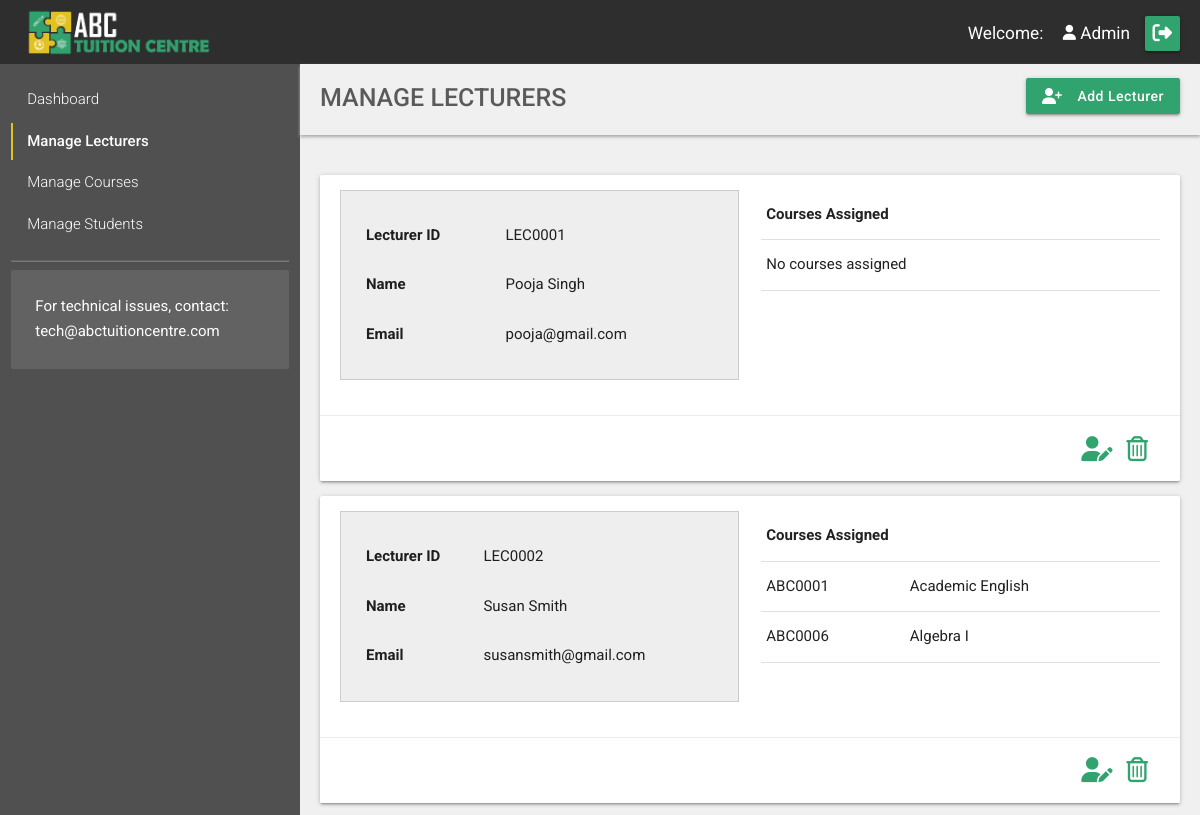
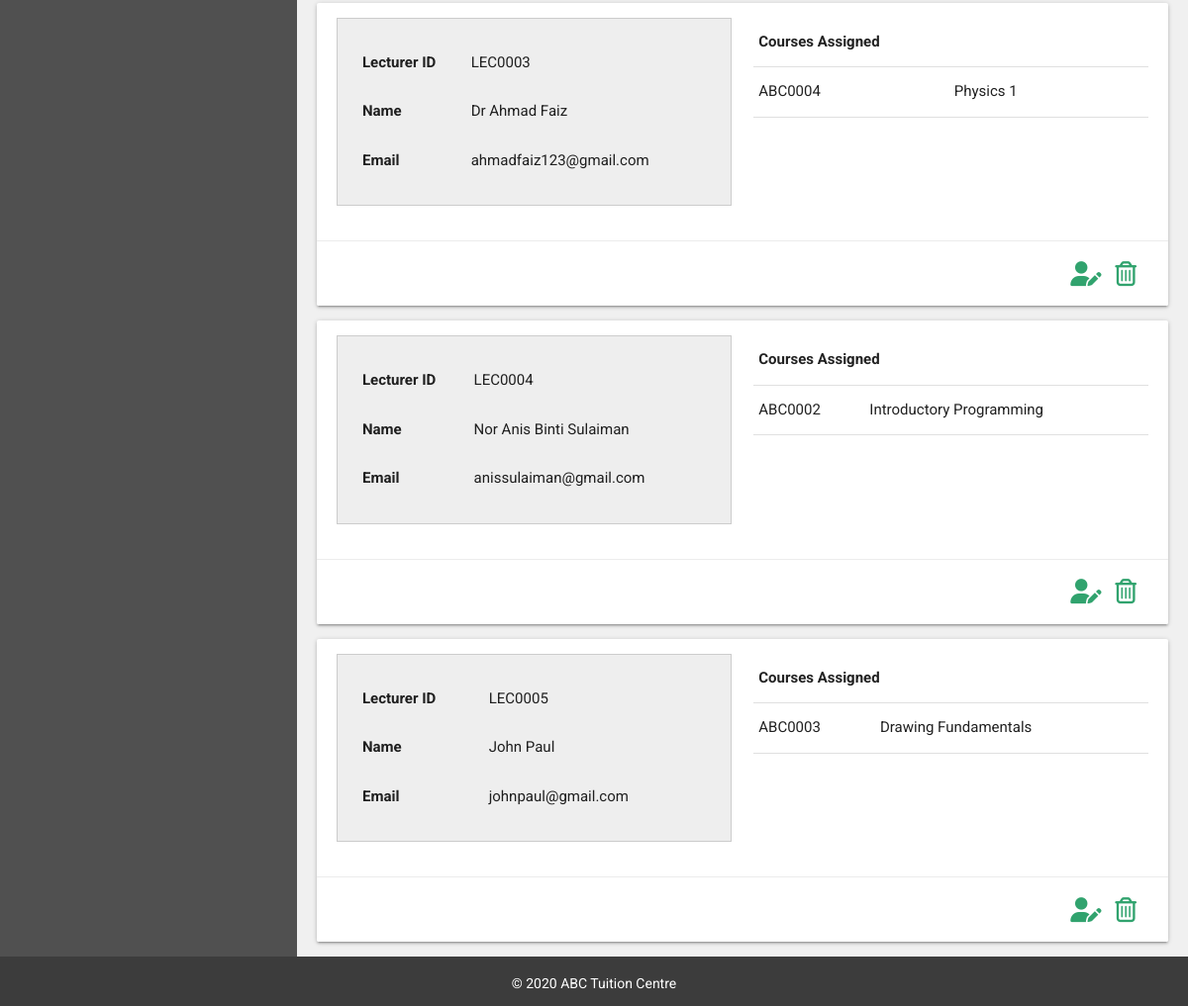
The app's page /ABC_Tuition_Center/managelecturers.php (signed in) with its own data (2 pictures, top to bottom).
### tables this page shows
CREATE TABLE `lecturer` (
  `lecID` char(7) NOT NULL,
  `lecName` varchar(75) NOT NULL,
  `lecPassword` varchar(75) NOT NULL,
  `lecEmail` varchar(75) NOT NULL,
  `usertype` varchar(8) NOT NULL
);

CREATE TABLE `course` (
  `cID` char(7) NOT NULL,
  `cName` varchar(75) NOT NULL,
  `category` varchar(15) NOT NULL,
  `cDesc` text NOT NULL,
  `startDate` date NOT NULL,
  `endDate` date NOT NULL,
  `lecAssigned` char(7) NOT NULL
);

### ABC_Tuition_Center/managelecturers.php (the view, shortened to what this page needs)
<?php
include_once('header.php');
$result_lec = mysqli_query($dbconnect,"SELECT * FROM `lecturer`");
?>
<main class="row flex width-full margin-0">
	<?php include_once('aside.php');?>
	<section class="col s12 l9 m9 bg-grey padding-none-imp">
		<div class="breadcrumb-container margin-bottom-40 bg-grey" >
			<h1 class="font-w500 page-heading display-inline">Manage Lecturers</h1>
			<a class="waves-effect waves-light  btn right " href="newlecturer.php" style="margin-top:-6px;"><i class="fas fa-user-plus material-icon left" style="font-size: 16px;"></i>Add Lecturer</a>
		</div>
		<div class="padding-lr-20">
			<?php if (mysqli_num_rows($result_lec) > 0) {
	   			while($row = mysqli_fetch_assoc($result_lec)) { ?>
					<div class="card">
						<div class="card-content">
							<div class="row">
								<div class="col l6 s12">
									<div class="card-info">
										<table class="responsive-table">
											<tr>
												<th>Lecturer ID</th>
												<td><?php echo $row['lecID'];?></td>
											</tr>
											<tr>
												<th>Name</th>
												<td><?php echo $row['lecName'];?></td>
											</tr>
											<tr>
												<th>Email</th>
												<td><?php echo $row['lecEmail'];?></td>
											</tr>
										</table>
									</div>
								</div>
								<div class="col l6 s12">
									<table class="responsive-table highlight">
										<thead>
											<tr>
												<th colspan="2">Courses Assigned</th>
											</tr>
										</thead>
										<?php $l_id = $row["lecID"];
										$result_courses = mysqli_query($dbconnect,"SELECT * FROM `course` WHERE `lecAssigned` = '$l_id'");?>
										<tbody>
											<?php if (mysqli_num_rows($result_courses) > 0) {
									   			while($row_course = mysqli_fetch_assoc($result_courses)) {
									   				?>
													<tr class="clickable-row" data-href="viewcourse.php?id=<?php echo $row_course['cID'];?>">
														<td ><?php echo $row_course['cID'];?></td>
														<td ><?php echo $row_course['cName'];?></td>
													</tr>
											<?php }
											}
											else{ ?>
												<tr>
													<td colspan="2">No courses assigned</td>
												</tr>
											<?php }?>
										</tbody>
									</table>
								</div>
							</div>
						</div>
						<div class="card-action right-align">
							<a class="btn btn-icon btn-action " href="updatelecturer.php?id=<?php echo $row['lecID'];?>"><i class="fas fa-user-edit icon"></i></a>
							<a class="btn btn-icon btn-action " onclick="return confirm('Are you sure you want to delete <?php echo $row['lecID'];?>?')" href="?type=lecturer&delete=<?php echo $row['lecID'];?>"><i class="far fa-trash-alt icon "></i></a>
						</div>
					</div>
	<?php 		}
	} ?>
		</div>
	</section>
</main>
<?php
include_once('footer.php');
?>

### ABC_Tuition_Center/css/style.css (style rules this page uses)
* { margin: 0; font-style: normal; font-family: 'Roboto', sans-serif; text-decoration: none; outline: none; text-shadow: none; box-shadow: none; }
html { line-height: 1.7; }
body { display: flex; min-height: 100vh; flex-direction: column; }
main { flex: 1 0 auto; }
p, h1,h2, h3, h4,h5,h6, em, strong, cite, ul li, ol li { color: #5a5a5a; }
a { color: #31a36e; }
.width-full { width:100%; }
.display-inline { display: inline; }
.margin-0 { margin:0; }
.margin-bottom-40 { margin-bottom: 40px; }
.padding-none-imp { padding: 0 !important; }
.padding-lr-20 { padding-left:20px; padding-right: 20px; }
.bg-grey { background-color:#f0f0f0; }
.btn, .btn-large, .btn-small { background-color: #31a36e; font-weight: 500; text-transform: capitalize; }
.btn-icon { padding:0; width: 35px; height:35px; }
.btn-icon .icon { line-height: 35px; height:35px; }
.btn-action.btn-icon { margin-right: 5px; background: none; border: none; box-shadow: none; }
.btn-action.btn-icon .icon { font-size: 25px; color:#31a36e; }
.clickable-row { cursor: pointer; }
.breadcrumb-container { display:block; width:100%; padding: 20px; box-shadow: 0px 2px 3px #aaa; }
.page-heading { font-size: 25px; text-transform: uppercase; font-weight: 500; }
.flex { display: flex; }
.icon { font-size: 20px; vertical-align: sub; color: #31a36e; width: 25px; }
.btn-icon .icon { color: #fff; }
.card .card-content, .card .card-action { padding: 15px 20px; }
.card-info { background: #eee; border: 1px solid #ccc; padding: 20px; }
.card-info tr { border: none; }
td,th { padding: 12px 5px; vertical-align: top; }

### records on screen
lecturer: lecID "LEC0001", lecName "Pooja Singh", lecEmail "pooja@gmail.com", shows "No courses assigned"
lecturer: lecID "LEC0002", lecName "Susan Smith", lecEmail "susansmith@gmail.com"
course: cID "ABC0001", cName "Academic English"
course: cID "ABC0006", cName "Algebra I"
lecturer: lecID "LEC0003", lecName "Dr Ahmad Faiz", lecEmail "ahmadfaiz123@gmail.com"
course: cID "ABC0004", cName "Physics 1"
lecturer: lecID "LEC0004", lecName "Nor Anis Binti Sulaiman", lecEmail "anissulaiman@gmail.com"
course: cID "ABC0002", cName "Introductory Programming"
lecturer: lecID "LEC0005", lecName "John Paul", lecEmail "johnpaul@gmail.com"
course: cID "ABC0003", cName "Drawing Fundamentals"

### other values on screen
$_SESSION['accName'] "Admin"
